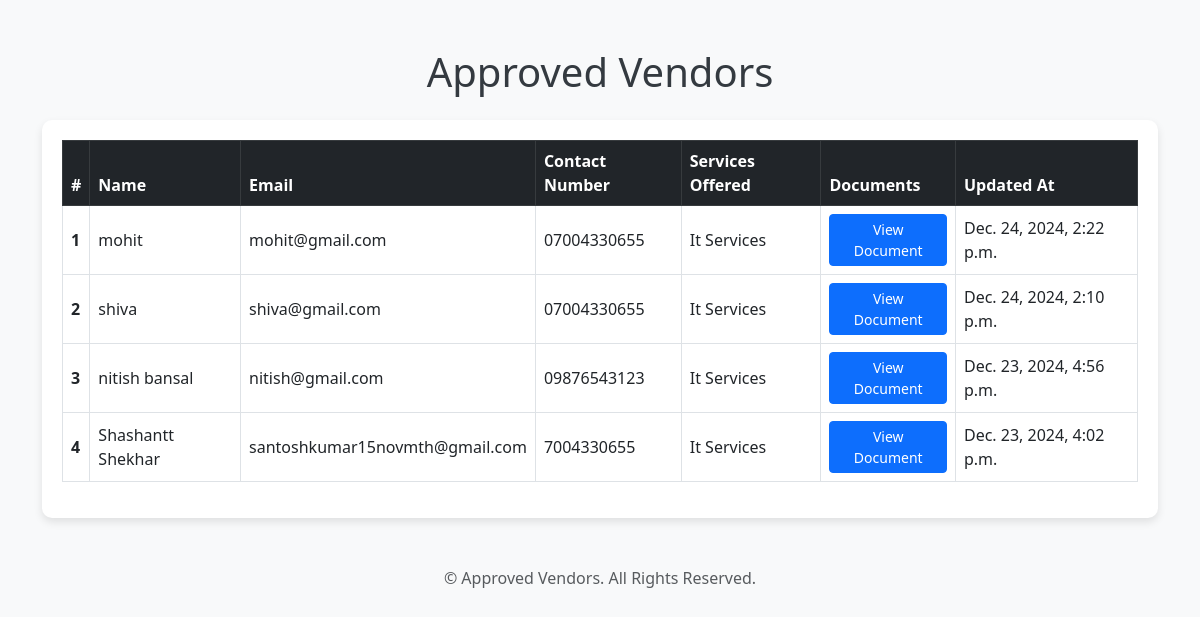
Screenshot of /approved-vendors/ (signed in) with the database file from the repository.
### vendors/models.py (models this page shows, shortened)
class Vendor(models.Model):
    STATUS_CHOICES = [
        ('pending', 'Pending'),
        ('approved', 'Approved'),
        ('rejected', 'Rejected'),
    ]
    service_choices = [
        ('it_services', 'It Services'),
        ('logistics','Logistics')
    ]
    name = models.CharField(max_length=200)
    email = models.EmailField(unique=True)
    contact_number = models.CharField(max_length=20)
    services_offered = models.CharField(max_length=20, choices=service_choices, default='logistics')
    documents = models.FileField(upload_to='vendor_documents/')
    status = models.CharField(max_length=20, choices=STATUS_CHOICES, default='pending')
    rejection_reason = models.TextField(blank=True, null=True)
    created_at = models.DateTimeField(auto_now_add=True)
    updated_at = models.DateTimeField(auto_now=True)

### vendors/views.py (the view)
# urls.py: path('approved-vendors/', views.approved_vendors, name='approved_vendors'),
@login_required
def approved_vendors(request):
    approved_vendors = Vendor.objects.filter(status='approved').order_by('-updated_at')
    return render(request, 'vendors/approved_vendors.html', {'approved_vendors': approved_vendors})

### templates/vendors/approved_vendors.html (shortened to what this page needs)
<!DOCTYPE html>
<html lang="en">
<head>
    <link rel="stylesheet" href="https://cdn.jsdelivr.net/npm/bootstrap@5.3.0/dist/css/bootstrap.min.css">
</head>
<body>
    <div class="container mt-5">
        <h1 class="text-center mb-4">Approved Vendors</h1>
        <div class="table-container">
            {% if approved_vendors %}
                <table class="table table-hover table-bordered align-middle">
                    <thead class="table-dark">
                        <tr>
                            <th scope="col">#</th>
                            <th scope="col">Name</th>
                            <th scope="col">Email</th>
                            <th scope="col">Contact Number</th>
                            <th scope="col">Services Offered</th>
                            <th scope="col">Documents</th>
                            <th scope="col">Updated At</th>
                        </tr>
                    </thead>
                    <tbody>
                        {% for vendor in approved_vendors %}
                            <tr>
                                <th scope="row">{{ forloop.counter }}</th>
                                <td>{{ vendor.name }}</td>
                                <td>{{ vendor.email }}</td>
                                <td>{{ vendor.contact_number }}</td>
                                <td>{{ vendor.get_services_offered_display }}</td>
                                <td>
                                    {% if vendor.documents %}
                                        <a href="{{ vendor.documents.url }}" target="_blank" class="btn btn-sm btn-primary">View Document</a>
                                    {% else %}
                                        <span class="text-muted">No Document</span>
                                    {% endif %}
                                </td>
                                <td>{{ vendor.updated_at }}</td>
                            </tr>
                        {% endfor %}
                    </tbody>
                </table>
            {% else %}
                <div class="text-center p-4">
                    <p class="no-data text-danger">No approved vendors found.</p>
                </div>
            {% endif %}
        </div>
    </div>
    <footer class="mt-5 text-center text-muted">
        <p>&copy; {{ current_year }} Approved Vendors. All Rights Reserved.</p>
    </footer>
</body>
</html>

### templates/vendors/approved_vendors.html (style rules this page uses)
body { background-color: #f8f9fa; }
.table-container { background: #fff; border-radius: 10px; box-shadow: 0 4px 8px rgba(0, 0, 0, 0.1); padding: 20px; }
h1 { color: #343a40; }

### rows the page displays
Vendor: name "mohit", email "mohit@gmail.com", contact_number "07004330655", services_offered "It Services", updated_at "Dec. 24, 2024, 2:22 p.m."
Vendor: name "shiva", email "shiva@gmail.com", contact_number "07004330655", services_offered "It Services", updated_at "Dec. 24, 2024, 2:10 p.m."
Vendor: name "nitish bansal", email "nitish@gmail.com", contact_number "09876543123", services_offered "It Services", updated_at "Dec. 23, 2024, 4:56 p.m."
Vendor: name "Shashantt Shekhar", email "santoshkumar15novmth@gmail.com", contact_number "7004330655", services_offered "It Services", updated_at "Dec. 23, 2024, 4:02 p.m."
